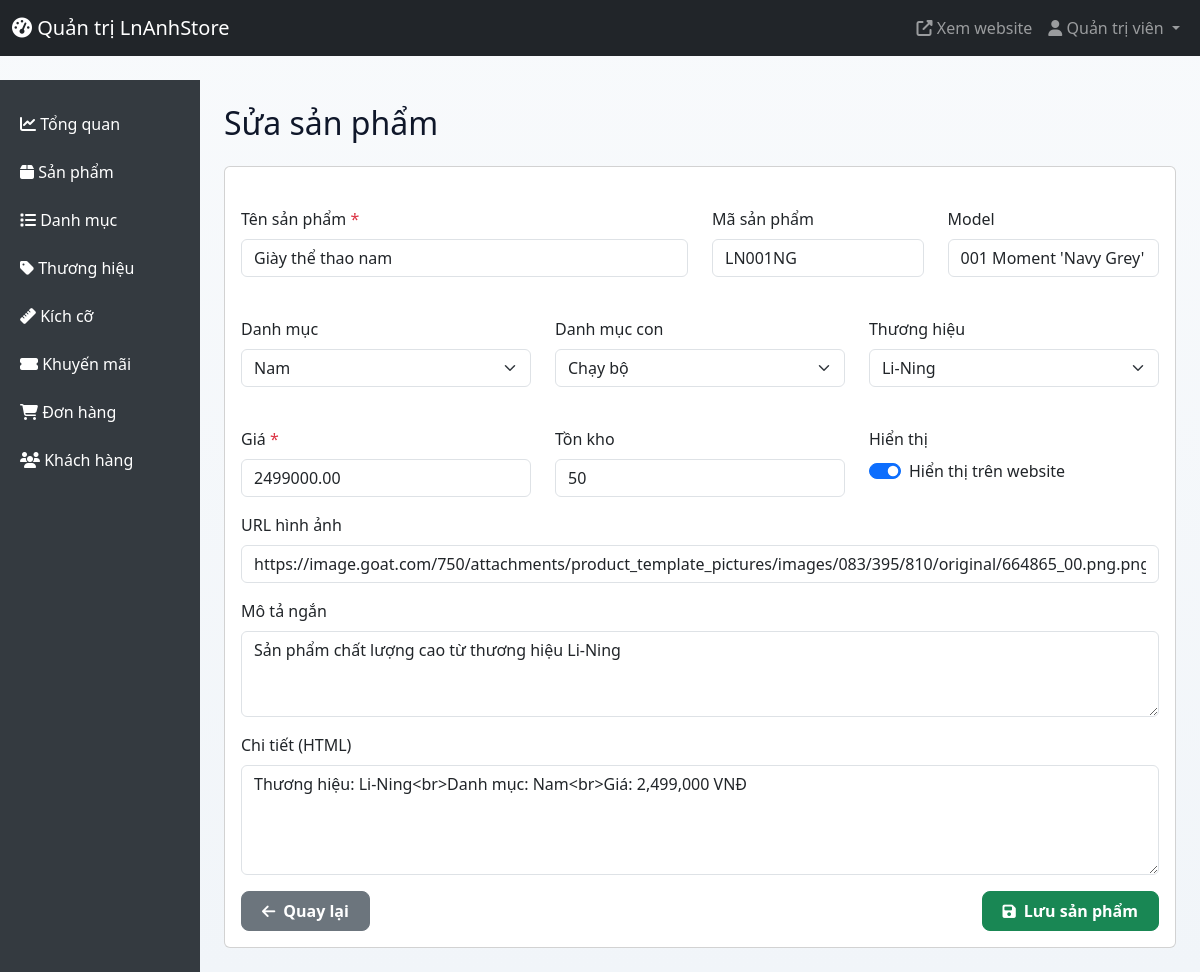
/admin/product-form.php?id=1 (signed in), run on the app's committed database.
### tables this page shows
CREATE TABLE `products` (
  `id` int(11) NOT NULL,
  `id_category` int(11) DEFAULT NULL,
  `name` varchar(255) DEFAULT NULL,
  `id_subcategory` int(11) DEFAULT NULL,
  `model` varchar(255) DEFAULT NULL,
  `id_brand` int(11) DEFAULT NULL,
  `code` varchar(255) DEFAULT NULL,
  `price` decimal(10,2) DEFAULT NULL,
  `description` text DEFAULT NULL,
  `visibility` int(11) DEFAULT 0,
  `img` varchar(255) DEFAULT NULL,
  `details` text DEFAULT NULL,
  `stock` int(11) DEFAULT 0,
  `date_add` timestamp NOT NULL DEFAULT current_timestamp()
);

CREATE TABLE `categories` (
  `id` int(11) NOT NULL,
  `name` varchar(255) NOT NULL,
  `description` text DEFAULT NULL,
  `created_at` timestamp NOT NULL DEFAULT current_timestamp()
);

CREATE TABLE `subcategories` (
  `id` int(11) NOT NULL,
  `id_category` int(11) NOT NULL,
  `name` varchar(255) NOT NULL,
  `created_at` timestamp NOT NULL DEFAULT current_timestamp()
);

CREATE TABLE `brands` (
  `id` int(11) NOT NULL,
  `name` varchar(255) NOT NULL,
  `description` text DEFAULT NULL,
  `created_at` timestamp NOT NULL DEFAULT current_timestamp()
);

### admin/product-form.php (the view, shortened to what this page needs)
<?php
require_once '../config/database.php';
$editing = false;
$product = null;
if (isset($_GET['id'])) {
    $editing = true;
    $stmt = $db_conn->prepare("SELECT * FROM products WHERE id = ?");
    $stmt->execute([$_GET['id']]);
    $product = $stmt->fetch();
}
$categories = $db_conn->query("SELECT * FROM categories ORDER BY name")->fetchAll();
$subcategories = $db_conn->query("SELECT * FROM subcategories ORDER BY name")->fetchAll();
$brands = $db_conn->query("SELECT * FROM brands ORDER BY name")->fetchAll();
include 'header.php';
?>
<h2 class="mb-4"><?php echo $editing ? 'Sửa sản phẩm' : 'Thêm sản phẩm mới'; ?></h2>
<div class="card">
    <div class="card-body">
        <form method="POST">
            <div class="row mt-4">
                <div class="col-md-6">
                    <div class="mb-3">
                        <label class="form-label">Tên sản phẩm <span class="text-danger">*</span></label>
                        <input type="text" name="name" class="form-control" required value="<?php echo htmlspecialchars($product['name'] ?? ''); ?>">
                    </div>
                </div>
                <div class="col-md-3">
                    <div class="mb-3">
                        <label class="form-label">Mã sản phẩm</label>
                        <input type="text" name="code" class="form-control" value="<?php echo htmlspecialchars($product['code'] ?? ''); ?>">
                    </div>
                </div>
                <div class="col-md-3">
                    <div class="mb-3">
                        <label class="form-label">Model</label>
                        <input type="text" name="model" class="form-control" value="<?php echo htmlspecialchars($product['model'] ?? ''); ?>">
                    </div>
                </div>
            </div>
            <div class="row mt-4">
                <div class="col-md-4">
                    <div class="mb-3">
                        <label class="form-label">Danh mục</label>
                        <select name="id_category" class="form-select">
                            <?php foreach ($categories as $cat): ?>
                                <option value="<?php echo $cat['id']; ?>" <?php echo ($product['id_category'] ?? '') == $cat['id'] ? 'selected' : ''; ?>>
                                    <?php echo htmlspecialchars($cat['name']); ?>
                                </option>
                            <?php endforeach; ?>
                        </select>
                    </div>
                </div>
                <div class="col-md-4">
                    <div class="mb-3">
                        <label class="form-label">Danh mục con</label>
                        <select name="id_subcategory" class="form-select">
                            <?php foreach ($subcategories as $sub): ?>
                                <option value="<?php echo $sub['id']; ?>" <?php echo ($product['id_subcategory'] ?? '') == $sub['id'] ? 'selected' : ''; ?>>
                                    <?php echo htmlspecialchars($sub['name']); ?>
                                </option>
                            <?php endforeach; ?>
                        </select>
                    </div>
                </div>
                <div class="col-md-4">
                    <div class="mb-3">
                        <label class="form-label">Thương hiệu</label>
                        <select name="id_brand" class="form-select">
                            <?php foreach ($brands as $brand): ?>
                                <option value="<?php echo $brand['id']; ?>" <?php echo ($product['id_brand'] ?? '') == $brand['id'] ? 'selected' : ''; ?>>
                                    <?php echo htmlspecialchars($brand['name']); ?>
                                </option>
                            <?php endforeach; ?>
                        </select>
                    </div>
                </div>
            </div>
            <div class="row mt-4">
                <div class="col-md-4">
                    <div class="mb-3">
                        <label class="form-label">Giá <span class="text-danger">*</span></label>
                        <input type="number" name="price" class="form-control" required value="<?php echo $product['price'] ?? ''; ?>">
                    </div>
                </div>
                <div class="col-md-4">
                    <div class="mb-3">
                        <label class="form-label">Tồn kho</label>
                        <input type="number" name="stock" class="form-control" value="<?php echo $product['stock'] ?? 0; ?>">
                    </div>
                </div>
                <div class="col-md-4">
                    <div class="mb-3">
                        <label class="form-label">Hiển thị</label>
                        <div class="form-check form-switch">
                            <input class="form-check-input" type="checkbox" name="visibility" <?php echo ($product['visibility'] ?? 1) ? 'checked' : ''; ?>>
                            <label class="form-check-label">Hiển thị trên website</label>
                        </div>
                    </div>
                </div>
            </div>
            <div class="mb-3">
                <label class="form-label">URL hình ảnh</label>
                <input type="text" name="img" class="form-control" value="<?php echo htmlspecialchars($product['img'] ?? ''); ?>">
            </div>
            <div class="mb-3">
                <label class="form-label">Mô tả ngắn</label>
                <textarea name="description" class="form-control" rows="3"><?php echo htmlspecialchars($product['description'] ?? ''); ?></textarea>
            </div>
            <div class="mb-3">
                <label class="form-label">Chi tiết (HTML)</label>
                <textarea name="details" class="form-control" rows="4"><?php echo htmlspecialchars($product['details'] ?? ''); ?></textarea>
            </div>
            <div class="d-flex justify-content-between">
                <a href="/admin/products.php" class="btn btn-secondary">
                    <i class="fas fa-arrow-left"></i> Quay lại
                </a>
                <button type="submit" class="btn btn-success">
                    <i class="fas fa-save"></i> Lưu sản phẩm
                </button>
            </div>
        </form>
    </div>
</div>
<?php include 'footer.php'; ?>

### assets/css/style.css (style rules this page uses)
:root { --color-dark: #0f172a; --color-muted: #64748b; --color-primary: #2563eb; --color-primary-soft: #eff6ff; --color-border: #e2e8f0; --color-surface: #ffffff; --radius-sm: 8px; --radius-md: 12px; --shadow-xs: 0 4px 12px rgba(15, 23, 42, 0.05); --shadow-sm: 0 12px 32px rgba(15, 23, 42, 0.08); }
body { min-height: 100vh; display: flex; flex-direction: column; font-family: 'Segoe UI', Tahoma, Geneva, Verdana, sans-serif; color: var(--color-dark); background: linear-gradient(180deg, #f8fafc 0%, #f1f5f9 100%); }
.btn { border-radius: var(--radius-sm) !important; min-height: 40px; max-height: 40px; height: 40px; padding: 0 1.25rem; display: inline-flex; align-items: center; justify-content: center; gap: 0.5rem; font-weight: 600; transition: transform 0.2s ease, box-shadow 0.2s ease, background 0.2s ease; }
.btn i { font-size: 0.95rem; }

### data on the page
products: name "Giày thể thao nam", code "LN001NG", model "001 Moment 'Navy Grey'", id_category "Nam", id_subcategory "Chạy bộ", id_brand "Li-Ning", price "2499000.00", stock "50", visibility "☑", img "https://image.goat.com/750/attachments/product_template_pictures/images/083/395/810/original/664865_00.png.png", description "Sản phẩm chất lượng cao từ thương hiệu Li-Ning", details "Thương hiệu: Li-Ning<br>Danh mục: Nam<br>Giá: 2,499,000 VNĐ"

### other printed values
$_SESSION['full_name'] "Quản trị viên"
